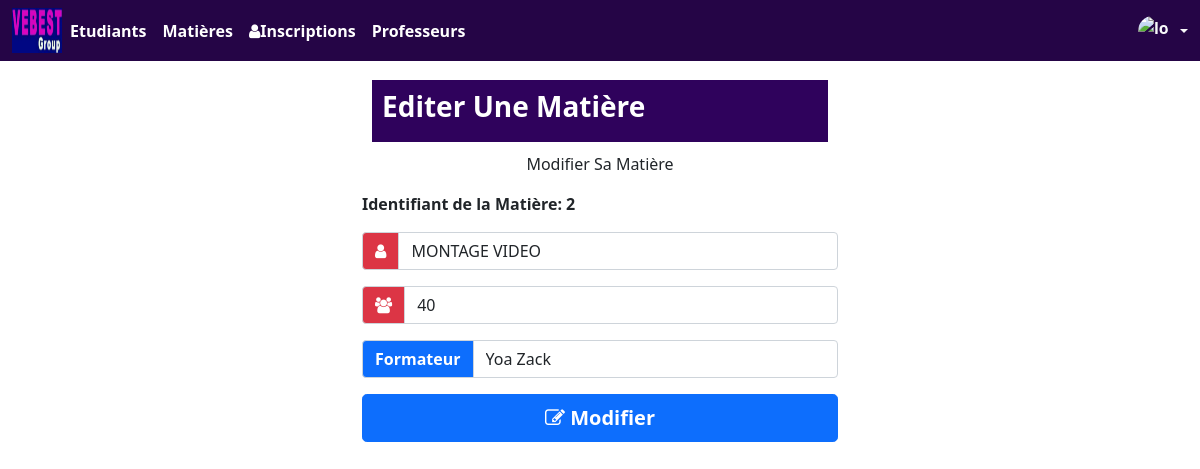
Screenshot of /page/ModMatiere.php?idMat=2 with the database file from the repository.
### tables this page shows
CREATE TABLE `matiere` (
  `idMat` int(2) NOT NULL,
  `libMat` varchar(50) NOT NULL,
  `nbHmat` int(50) NOT NULL,
  `idP` int(2) NOT NULL
);

CREATE TABLE `professeurs` (
  `idP` int(11) NOT NULL,
  `nomP` varchar(50) NOT NULL,
  `prenomP` varchar(50) NOT NULL,
  `email` varchar(50) NOT NULL,
  `contact` varchar(50) NOT NULL
);

### page/ModMatiere.php (the view, shortened to what this page needs)
<?php
 require_once("connexionbd.php");
 if(isset($_GET["idMat"]) AND !empty($_GET['idMat'])){
    $idMat=$_GET["idMat"];
    $requeteU="SELECT * FROM matiere WHERE idMat=$idMat";
    $resultat=$pdo->query($requeteU);
    $user=$resultat->fetch();
    $libMat=$user["libMat"];
    $nbHmat=$user["nbHmat"];
    $idP=$user["idP"];
  }
$selectFi="SELECT * FROM professeurs";
$resultatP=$pdo->query($selectFi);
?>
<!DOCTYPE html>
<html lang="fr">
<head>
    <link href="../css/bootstrap.min.css" rel="stylesheet">
    <link href="../css/font-awesome.min.css" rel="stylesheet">
    <link href="../css/cese.css" rel="stylesheet">
</head>
<body>
<?php include('menu.php'); ?>
<div class="container col-md-5 col-md-offset-3 col-md-5 table1">
     <div class="panel panel-primary ">
      <div class="panel-heading text-white titre"> <h3> <strong class="text-white">Editer Une Matière </strong>  </h3>  </div>
      <p class="text-center"> Modifier Sa Matière </p>
      <div class="panel-body">
      <form action="" method="post" class="form row">
        <div class="input-group mb-3">
        <label for="Id Etudiants"> <strong>Identifiant de la Matière: <?php echo $idMat; ?></strong></label>
         </div>
      <div class="input-group mb-3">
           <span class="bg-danger text-white input-group-text"> <i class="fa fa-user"></i> </span>
          <input name="libMat" class="form-control" placeholder="Module de l'enseignemnt" type="text" value="<?php echo $libMat; ?>">
         </div>
         <div class="input-group mb-3">
           <span class="bg-danger text-white input-group-text"> <i class="fa fa-users"></i> </span>
          <input name="nbHmat" class="form-control" placeholder="Nombre d'Heure" type="text" value="<?php echo $nbHmat; ?>">
         </div>
         <div class="input-group mb-3">
            <span class="bg-primary text-white input-group-text"> <strong>Formateur</strong> </span>
            <select class="form-control" name="idP" id="idProfesseur">
              <?php  while($professeurs=$resultatP->fetch()){ ?>
                 <option value="<?php echo $professeurs["idP"]; ?>"
                 <?php if(isset($idP) AND $idP==$professeurs["idP"]){ echo "selected";} ?>>
                 <?php echo $professeurs["nomP"]; ?> <?php echo $professeurs["prenomP"]; ?>
                 </option>
              <?php } ?>
		       </select>
         </div>
         <div class="input-group mb-3">
             <button class="w-100 btn btn-lg btn btn-primary" name="inscription" type="submit"> <strong><i class="fa fa-edit"></i> Modifier </strong></button>
         </div>
      </form>
      </div>
     </div>
    </div>
</body>
</html>

### css/cese.css (style rules this page uses)
.table1 { margin-top: 80px; }
.titre { background-color: rgb(47, 2, 92); margin: 10px; padding: 10px; }

### rows the page displays
matiere: libMat "MONTAGE VIDEO", nbHmat "40", idP "Yoa Zack"

### other values shown
$idMat "2"
